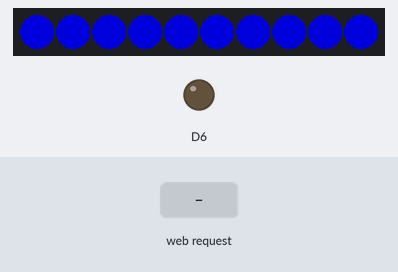
Bench run of a sketch on a simulated ESP8266 (NodeMCU). On the bench: 10 RGB LEDs in strip order, left to right, output pins drawn as LEDs (lit = HIGH). Inputs (shaded band) come from the test bench. Dim RGB values are drawn brighter than linear; WiFi joins after 1.5 s; servers stay silent unless stated; the strip is taken to match the declared colour order; what the sketch prints to the serial monitor is not drawn.

Above: at 1.7 s.
3.5 s: HTTP request GET /0 received
5.0 s: HTTP request GET /1 received
At 6.0 s:
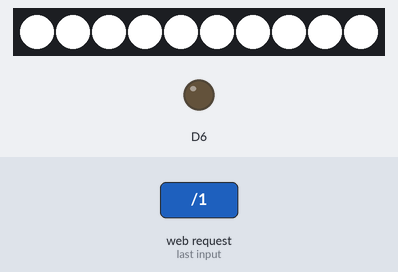
6.5 s: HTTP request GET /S received
Timing chart, 0 to 9.5 s (numbered marks = the images above; inputs shaded):
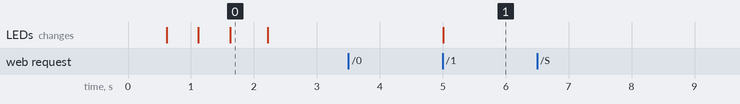

The sketch:

Automated_NeoPixel_Lights.ino
```cpp
#include <Adafruit_NeoPixel.h>
#include <ESP8266WiFi.h>

#ifdef __AVR__
  #include <avr/power.h>
#endif

char ssid[] = "sidewalkslamher";
char pass[] = "Oddrabbit629";
bool power=false;
int NUM_LEDS = 10;
IPAddress piip(192, 168, 0, 2);
//IPAddress myip(192, 168, 0, 41);
Adafruit_NeoPixel strip = Adafruit_NeoPixel(NUM_LEDS, D2, NEO_RGBW + NEO_KHZ800);
WiFiServer server(80);

void setup() {
  #if defined (__AVR_ATtiny85__)
    if (F_CPU == 16000000) clock_prescale_set(clock_div_1);
  #endif

  Serial.begin(9600);

  //LED Pins
  pinMode(D6, OUTPUT);
  strip.begin();
  strip.show();
  strip.setBrightness(150);
  colorWipe(strip.Color(255, 255, 255, 255));

  // Connect to WiFi network
  delay(100);
  Serial.println("");
  Serial.print("Connecting to ");
  Serial.println(ssid);

  WiFi.begin(ssid,pass);

  while (WiFi.status() != WL_CONNECTED) {
    delay(500);
    Serial.print(".");
    colorWipe(strip.Color(0, 0, 255, 0));
    delay(500);
    Serial.print(".");
    colorWipe(strip.Color(255, 255, 255, 255));
  }
  Serial.println("Successfully connected");
  colorWipe(strip.Color(0, 255, 0, 0));
  printCurrentNet();
  printWiFiData();

  // Start the server
  server.begin();
  Serial.println("Server started");
  colorWipe(strip.Color(0, 0, 0, 0));
}

void loop() {
  // Check if a client has connected
  WiFiClient client = server.available();
  if (!client) {
    return;
  }

  // Wait until the client sends some data
  Serial.println("new client");
  while(!client.available()){
    delay(1);
  }

  // Read the first line of the request
  String req = client.readStringUntil('\r');
  Serial.println(req);
  client.flush();

  // Match the request (GET /StripOn HTTP/1.1)

  //IF statement will splice request
  if(req.indexOf("GET /0 HTTP/1.1") != -1){
    colorWipe(strip.Color(0, 0, 0, 0));
    power=false;
    client.print(String("HTTP/1.1 200 OK")+"\n\n" + power + "\r");
  }
  if(req.indexOf("GET /1 HTTP/1.1") != -1){
    colorWipe(strip.Color(255, 255, 255, 255));
    power=true;
    client.print(String("HTTP/1.1 200 OK")+"\n\n" + power + "\r");
  }
  if(req.indexOf("GET /S HTTP/1.1") != -1){
    client.flush();
    // This will send the response to the client
    client.print(String("HTTP/1.1 200 OK")+"\n\n" + power + "\r");
    Serial.println(String("HTTP/1.1 200 OK")+"\n\n" + power + "\r");
  }

  delay(10);
  Serial.println("Client disonnected");
}


//SUB-FUNCTIONS

void printWiFiData() {
  // print your WiFi shield's IP address:
  IPAddress ip = WiFi.localIP();
  Serial.print("IP address : ");
  Serial.println(ip);
  Serial.println("");
  Serial.print("MAC Address: ");
  Serial.println(WiFi.macAddress());
}

// print the SSID of the network you're attached to:
void printCurrentNet() {
  Serial.print("SSID: ");
  Serial.println(WiFi.SSID());

  // print the received signal strength:
  long rssi = WiFi.RSSI();
  Serial.print("signal strength (RSSI): ");
  Serial.println(rssi);
}

// Fill the dots one after the other with a color
void colorWipe(uint32_t c) {
  for(uint16_t i=0; i<strip.numPixels(); i++) {
    strip.setPixelColor(i, c);
    strip.show();
  }
}

// Rainbow cycle along whole strip. Pass delay time (in ms) between frames.
void rainbow(int wait) {
  // Hue of first pixel runs 5 complete loops through the color wheel.
  // Color wheel has a range of 65536 but it's OK if we roll over, so
  // just count from 0 to 5*65536. Adding 256 to firstPixelHue each time
  // means we'll make 5*65536/256 = 1280 passes through this outer loop:
  for(long firstPixelHue = 0; firstPixelHue < 5*65536; firstPixelHue += 256) {
    for(int i=0; i<strip.numPixels(); i++) { // For each pixel in strip...
      // Offset pixel hue by an amount to make one full revolution of the
      // color wheel (range of 65536) along the length of the strip
      // (strip.numPixels() steps):
      int pixelHue = firstPixelHue + (i * 65536L / strip.numPixels());
      // strip.ColorHSV() can take 1 or 3 arguments: a hue (0 to 65535) or
      // optionally add saturation and value (brightness) (each 0 to 255).
      // Here we're using just the single-argument hue variant. The result
      // is passed through strip.gamma32() to provide 'truer' colors
      // before assigning to each pixel:
      strip.setPixelColor(i, strip.gamma32(strip.ColorHSV(pixelHue)));
    }
    strip.show(); // Update strip with new contents
    delay(wait);  // Pause for a moment
  }
}

void RGBLoop(){
  for(int j = 0; j < 3; j++ ) {
    // Fade IN
    for(int k = 0; k < 256; k++) {
      switch(j) {
        case 0: setAll(k,0,0); break;
        case 1: setAll(0,k,0); break;
        case 2: setAll(0,0,k); break;
      }
      showStrip();
      delay(3);
    }
    // Fade OUT
    for(int k = 255; k >= 0; k--) {
      switch(j) {
        case 0: setAll(k,0,0); break;
        case 1: setAll(0,k,0); break;
        case 2: setAll(0,0,k); break;
      }
      showStrip();
      delay(3);
    }
  }
}

uint32_t Wheel(byte WheelPos) {
  WheelPos = 255 - WheelPos;
  if(WheelPos < 85) {
    return strip.Color(255 - WheelPos * 3, 0, WheelPos * 3,0);
  }
  if(WheelPos < 170) {
    WheelPos -= 85;
    return strip.Color(0, WheelPos * 3, 255 - WheelPos * 3,0);
  }
  WheelPos -= 170;
  return strip.Color(WheelPos * 3, 255 - WheelPos * 3, 0,0);
}


void pulseWhite(uint8_t wait) {
  for(int j=0; j<256; j++) { // Ramp up from 0 to 255
    // Fill entire strip with white at gamma-corrected brightness level 'j':
    strip.fill(strip.Color(0, 0, 0, strip.gamma8(j)));
    strip.show();
    delay(wait);
  }

  for(int j=255; j>=0; j--) { // Ramp down from 255 to 0
    strip.fill(strip.Color(0, 0, 0, strip.gamma8(j)));
    strip.show();
    delay(wait);
  }
}


void showStrip() {
 #ifdef ADAFRUIT_NEOPIXEL_H
   // NeoPixel
   strip.show();
 #endif
 #ifndef ADAFRUIT_NEOPIXEL_H
   // FastLED
   FastLED.show();
 #endif
}

void setPixel(int Pixel, byte red, byte green, byte blue) {
 #ifdef ADAFRUIT_NEOPIXEL_H
   // NeoPixel
   strip.setPixelColor(Pixel, strip.Color(red, green, blue));
 #endif
 #ifndef ADAFRUIT_NEOPIXEL_H
   // FastLED
   leds[Pixel].r = red;
   leds[Pixel].g = green;
   leds[Pixel].b = blue;
 #endif
}

void setAll(byte red, byte green, byte blue) {
  for(int i = 0; i < NUM_LEDS; i++ ) {
    setPixel(i, red, green, blue);
  }
  showStrip();
}
```

Measured:
- after the input at 3.5 s, every drawn part: stays the same
- after the input at 5.0 s, the LEDs: change at once (image 1)
- after the input at 6.5 s, every drawn part: stays the same
- what the display in image 0 shows lasts 0.6 s, from 1.6 s to 2.2 s
